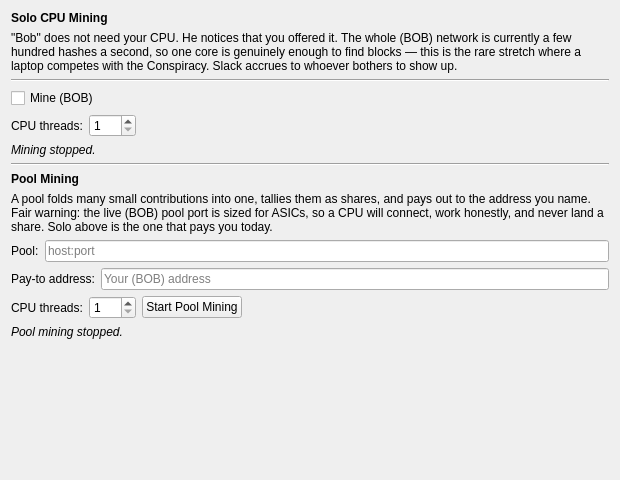
<?xml version="1.0" encoding="UTF-8"?>
<ui version="4.0">
 <class>MiningPage</class>
 <widget class="QWidget" name="MiningPage">
  <property name="geometry">
   <rect>
    <x>0</x>
    <y>0</y>
    <width>620</width>
    <height>480</height>
   </rect>
  </property>
  <property name="windowTitle">
   <string>Mining</string>
  </property>
  <layout class="QVBoxLayout" name="verticalLayout_mining">
   <item>
    <widget class="QLabel" name="miningHeader">
     <property name="font">
      <font>
       <weight>75</weight>
       <bold>true</bold>
      </font>
     </property>
     <property name="text">
      <string>Solo CPU Mining</string>
     </property>
    </widget>
   </item>
   <item>
    <widget class="QLabel" name="miningHelp">
     <property name="text">
      <string>&quot;Bob&quot; does not need your CPU. He notices that you offered it. The whole (BOB) network is currently a few hundred hashes a second, so one core is genuinely enough to find blocks — this is the rare stretch where a laptop competes with the Conspiracy. Slack accrues to whoever bothers to show up.</string>
     </property>
     <property name="wordWrap">
      <bool>true</bool>
     </property>
    </widget>
   </item>
   <item>
    <widget class="Line" name="miningSep1">
     <property name="orientation">
      <enum>Qt::Horizontal</enum>
     </property>
    </widget>
   </item>
   <item>
    <widget class="QCheckBox" name="miningEnable">
     <property name="text">
      <string>Mine (BOB)</string>
     </property>
    </widget>
   </item>
   <item>
    <layout class="QHBoxLayout" name="miningThreadsRow">
     <item>
      <widget class="QLabel" name="miningThreadsLabel">
       <property name="text">
        <string>CPU threads:</string>
       </property>
      </widget>
     </item>
     <item>
      <widget class="QSpinBox" name="miningThreads">
       <property name="minimum">
        <number>1</number>
       </property>
       <property name="maximum">
        <number>256</number>
       </property>
       <property name="value">
        <number>1</number>
       </property>
      </widget>
     </item>
     <item>
      <spacer name="miningThreadsSpacer">
       <property name="orientation">
        <enum>Qt::Horizontal</enum>
       </property>
       <property name="sizeHint" stdset="0">
        <size>
         <width>40</width>
         <height>20</height>
        </size>
       </property>
      </spacer>
     </item>
    </layout>
   </item>
   <item>
    <widget class="QLabel" name="miningStatus">
     <property name="font">
      <font>
       <italic>true</italic>
      </font>
     </property>
     <property name="text">
      <string>Mining stopped.</string>
     </property>
     <property name="textInteractionFlags">
      <set>Qt::TextSelectableByMouse</set>
     </property>
    </widget>
   </item>
   <item>
    <widget class="Line" name="miningSep2">
     <property name="orientation">
      <enum>Qt::Horizontal</enum>
     </property>
    </widget>
   </item>
   <item>
    <widget class="QLabel" name="poolMiningHeader">
     <property name="font">
      <font>
       <weight>75</weight>
       <bold>true</bold>
      </font>
     </property>
     <property name="text">
      <string>Pool Mining</string>
     </property>
    </widget>
   </item>
   <item>
    <widget class="QLabel" name="poolMiningHelp">
     <property name="text">
      <string>A pool folds many small contributions into one, tallies them as shares, and pays out to the address you name. Fair warning: the live (BOB) pool port is sized for ASICs, so a CPU will connect, work honestly, and never land a share. Solo above is the one that pays you today.</string>
     </property>
     <property name="wordWrap">
      <bool>true</bool>
     </property>
    </widget>
   </item>
   <item>
    <layout class="QHBoxLayout" name="poolMiningEndpointRow">
     <item>
      <widget class="QLabel" name="poolMiningEndpointLabel">
       <property name="text">
        <string>Pool:</string>
       </property>
      </widget>
     </item>
     <item>
      <widget class="QLineEdit" name="poolMiningEndpoint">
       <property name="text">
        <string></string>
       </property>
       <property name="placeholderText">
        <string>host:port</string>
       </property>
      </widget>
     </item>
    </layout>
   </item>
   <item>
    <layout class="QHBoxLayout" name="poolMiningAddressRow">
     <item>
      <widget class="QLabel" name="poolMiningAddressLabel">
       <property name="text">
        <string>Pay-to address:</string>
       </property>
      </widget>
     </item>
     <item>
      <widget class="QLineEdit" name="poolMiningAddress">
       <property name="placeholderText">
        <string>Your (BOB) address</string>
       </property>
      </widget>
     </item>
    </layout>
   </item>
   <item>
    <layout class="QHBoxLayout" name="poolMiningThreadsRow">
     <item>
      <widget class="QLabel" name="poolMiningThreadsLabel">
       <property name="text">
        <string>CPU threads:</string>
       </property>
      </widget>
     </item>
     <item>
      <widget class="QSpinBox" name="poolMiningThreads">
       <property name="minimum">
        <number>1</number>
       </property>
       <property name="maximum">
        <number>256</number>
       </property>
       <property name="value">
        <number>1</number>
       </property>
      </widget>
     </item>
     <item>
      <widget class="QPushButton" name="poolMiningToggle">
       <property name="checkable">
        <bool>true</bool>
       </property>
       <property name="text">
        <string>Start Pool Mining</string>
       </property>
      </widget>
     </item>
     <item>
      <spacer name="poolMiningThreadsSpacer">
       <property name="orientation">
        <enum>Qt::Horizontal</enum>
       </property>
       <property name="sizeHint" stdset="0">
        <size>
         <width>40</width>
         <height>20</height>
        </size>
       </property>
      </spacer>
     </item>
    </layout>
   </item>
   <item>
    <widget class="QLabel" name="poolMiningStatus">
     <property name="font">
      <font>
       <italic>true</italic>
      </font>
     </property>
     <property name="text">
      <string>Pool mining stopped.</string>
     </property>
     <property name="textInteractionFlags">
      <set>Qt::TextSelectableByMouse</set>
     </property>
    </widget>
   </item>
   <item>
    <spacer name="miningVerticalSpacer">
     <property name="orientation">
      <enum>Qt::Vertical</enum>
     </property>
     <property name="sizeHint" stdset="0">
      <size>
       <width>20</width>
       <height>40</height>
      </size>
     </property>
    </spacer>
   </item>
  </layout>
 </widget>
 <resources/>
 <connections/>
</ui>
